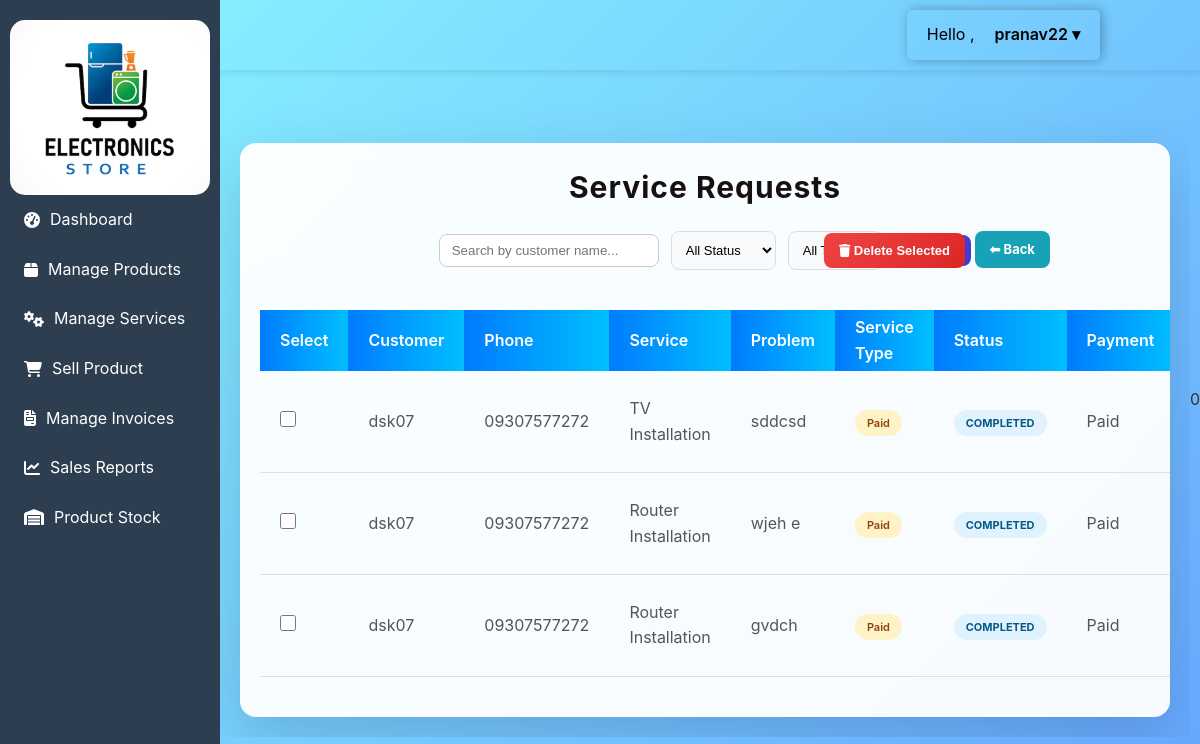
/service/requests/ (signed in), run on the app's committed database.
### core/models.py (models this page shows, shortened)
class ShopOwner(models.Model):
    sw_id = models.AutoField(primary_key=True)
    sw_uname = models.CharField(max_length=100, unique=True)
    email = models.EmailField(unique=True)
    password = models.CharField(max_length=255)
    phone_no = models.CharField(max_length=15)  # IntegerField not ideal for phone numbers
    address = models.CharField(max_length=150)
    reset_token = models.CharField(max_length=100, blank=True, null=True)

class ServiceRequest(models.Model):
    STATUS_CHOICES = [
        ('PENDING', 'Pending'),
        ('ACCEPTED', 'Accepted'),
        ('COMPLETED', 'Completed'),
        ('POSTPONED', 'Postponed'),
    ]
    problem = models.TextField(null=True, blank=True)   # ✅ must exist
    SERVICE_TYPE = [
        ('FREE', 'Free'),
        ('PAID', 'Paid'),
        ('WARRANTY', 'Warranty'),
    ]
    product_invoice = models.ForeignKey( InvoiceItem, on_delete=models.SET_NULL, null=True,blank=True)
    service = models.ForeignKey(Service, on_delete=models.CASCADE)
    customer = models.ForeignKey(Customer, on_delete=models.CASCADE)
    shop_owner = models.ForeignKey(ShopOwner,on_delete=models.CASCADE, null=True, blank=True)
    service_type = models.CharField(max_length=20, choices=SERVICE_TYPE)
    scheduled_date = models.DateField(null=True, blank=True)
    scheduled_time = models.TimeField(null=True, blank=True)
    status = models.CharField(max_length=20,
                              choices=STATUS_CHOICES,
                              default='PENDING')
    created_at = models.DateTimeField(auto_now_add=True)

class Customer(models.Model):
    c_id = models.AutoField(primary_key=True)
    u_name = models.CharField(max_length=20)
    password = models.CharField(max_length=128)
    email = models.EmailField(max_length=100)
    address = models.CharField(max_length=150)
    phone_no = models.CharField(max_length=15)

class Service(models.Model):
    STATUS_CHOICES = [
        ('Active', 'Active'),
        ('Inactive', 'Inactive'),
    ]
    SERVICE_TYPE = [
        ('INSTALL', 'Installation'),
        ('PERIODIC', 'Periodic'),
        ('WARRANTY', 'Warranty'),
        ('PAID', 'Paid'),
    ]
    s_id = models.AutoField(primary_key=True)
    s_name = models.CharField(max_length=100)
    shop_owner = models.ForeignKey(ShopOwner, on_delete=models.CASCADE)
    description = models.TextField(blank=True, null=True, help_text="More details")
    category = models.ForeignKey(Category, on_delete=models.CASCADE, related_name='services')
    cost = models.DecimalField(max_digits=10, decimal_places=2)
    status = models.CharField(max_length=10, choices=STATUS_CHOICES, default='Active')

### core/views.py (the view)
# urls.py: path('service/requests/', views.service_requests, name='service_requests'),
def service_requests(request):
    owner_session_id = request.session.get('shopowner_id')
    if not owner_session_id:
        return redirect('login')
    owner = ShopOwner.objects.filter(sw_id=owner_session_id).first()
    requests = ServiceRequest.objects.filter(shop_owner=owner)
    status = request.GET.get('status')
    service_type = request.GET.get('type')
    search = request.GET.get('search')
    if status:
        requests = requests.filter(status=status)
    if service_type:
        requests = requests.filter(service_type=service_type)
    if search:
        requests = requests.filter(customer__u_name__icontains=search)
    requests = requests.select_related(
        'customer',
        'service',
        'product_invoice__product'
    ).order_by('-id')
    return render(request, 'core/owner/service/service_req.html', {
        'requests': requests
    })

### core/views.py (called while the page is built)
def shopowner_context(request):
    owner = None
    if request.session.get('shopowner_id'):
        owner = ShopOwner.objects.filter(
            sw_id=request.session['shopowner_id']
        ).first()
    return {
        'shopowner': owner
    }

### core/templates/core/owner/service/service_req.html (shortened to what this page needs)
{% extends "core/base.html" %} {% load static %} {% block content %}
<link rel="stylesheet" href="{% static 'core/css/serv_req.css' %}" />
<div class="container">
  <h2 class="page-title">Service Requests</h2>
  <form method="get" class="filter-bar">
    <input
      type="text"
      name="search"
      placeholder="Search by customer name..."
      value="{{ request.GET.search }}"
      class="search-box"
    />
    <select name="status">
      <option value="">All Status</option>
    </select>
    <select name="type">
      <option value="">All Types</option>
    </select>
    <button type="submit" class="btn1"><i class="fas fa-filter"></i>
Filter</button>
  </form>
  <form method="post" action="{% url 'delete_multiple_requests' %}">
    <button type="submit" class="btn1 delete-btn"><i class="fa fa-trash"> </i> Delete Selected</button>
    <a href="{% url 'ser_list' %}" class="btn1 back-btn"> ⬅ Back </a>
    <div class="table-card">
      <table>
        <thead>
          <tr>
            <th>Select</th>
            <th>Customer</th>
            <th>Phone</th>
            <th>Service</th>
            <th>Problem</th>
            <th>Service Type</th>
            <th>Status</th>
            <th>Payment</th>
          </tr>
        </thead>
        <tbody>
          {% for r in requests %}
          <tr>
            <td>
              <input
                type="checkbox"
                name="selected_requests"
                value="{{ r.id }}"
              />
            </td>
            <td>{{ r.customer.u_name|default:"N/A" }}</td>
            <td>{{ r.customer.phone_no|default:"-" }}</td>
            <td>{{ r.service.s_name|default:"Manual Request" }}</td>
            <td>{{ r.problem|default:"Not provided" }}</td>
            <td>
              {% if r.service_type == "WARRANTY" %}
              <span class="badge warranty">Warranty</span>
              {% else %}
              <span class="badge paid">Paid</span>
              {% endif %}
            </td>
            <td>
              <span class="status {{ r.status|lower }}"> {{ r.status }} </span>
            </td>
            <td>
              {% if r.serviceinvoice and r.serviceinvoice.is_paid %}
              <span class="paid">Paid</span>
              {% else %}
              <span class="pending">Pending</span>
              {% endif %}
            </td>
          </tr>
          {% empty %}
          <tr>
            <td colspan="10" class="empty-row">
              No Service Requests Available
            </td>
          </tr>
          {% endfor %}
        </tbody>
      </table>
    </div>
  </form>
</div>
{% endblock %}

### core/templates/core/base.html (shortened to what this page needs)
<!doctype html>
<html lang="en">
  <head>
    {% load static %}
    <link rel="stylesheet" href="{% static 'core/css/style.css' %}" />
    <link rel="stylesheet" href="{% static 'core/css/login.css' %}" />
    <link rel="stylesheet" href="{% static 'core/css/base.css' %}" />
  </head>
  <body>
    <header class="app-header">
        <div class="upper-nav">
          <p class="welcome">Hello ,</p>
          <div class="profile-menu">
            <span class="profile-name"> {{ shopowner.sw_uname }} ▾ </span>
          </div>
        </div>
    </header>
    <div class="side-nav">
      <img src="{% static '/image/e-shop.png' %}" alt="" />
      <a
        href="{% url 'shop_analysis' %}"
        class="{% if request.path == '/dash' %}active{% endif %}"
        ><i class="fas fa-tachometer-alt"></i> Dashboard</a
      >
      <a
        href="{% url 'manage_prod' %}"
        class="{% if request.path == '/products/manage' %}active{% endif %}"
        ><i class="fas fa-box"></i> Manage Products</a
      >
      <a
        href="{% url 'ser_list' %}"
        class="{% if request.path == '/services' %}active{% endif %}"
        ><i class="fas fa-cogs"></i> Manage Services</a
      >
      <a href="{% url 'sell_product' %}"
        ><i class="fas fa-shopping-cart"></i> Sell Product</a
      >
      <a href="{% url 'invoice_list' %}"
        ><i class="fas fa-file-invoice"></i> Manage Invoices</a
      >
      <a href=" {% url 'sales_report' %}"
        ><i class="fas fa-chart-line"></i> Sales Reports</a
      >
      <a href=" {% url 'product_stock' %}"
        ><i class="fas fa-warehouse"></i> Product Stock</a
      >
    </div>
    <div class="main-content">
      {% block content %}{% csrf_token %}{% endblock %}
    </div>
    <span id="notif-count">0</span>
  </body>
</html>

### core/static/core/css/style.css (style rules this page uses)
* { margin: 0; padding: 0; box-sizing: border-box; }
body { font-family: 'Segoe UI', Tahoma, Geneva, Verdana, sans-serif; background-color: #f5f7fa; color: #333; line-height: 1.6; }
.main-content { flex: 1; padding: 40px; overflow-y: auto; }

### core/static/core/css/login.css (style rules this page uses)
body { font-family: "Segoe UI", Tahoma, Geneva, Verdana, sans-serif; background: linear-gradient(135deg, #89f7fe 0%, #66a6ff 100%); min-height: 100vh; margin: 0; display: flex; align-items: center; justify-content: center; }

### core/static/core/css/base.css (style rules this page uses)
body { display: flex; margin: 0; font-family: Arial, sans-serif; }
.side-nav { width: 220px; background: #2c3e50; color: white; height: 100vh; position: fixed; top: 0; left: 0; display: flex; flex-direction: column; padding-top: 20px; position: fixed; top: 0; left: 0; right: 0; z-index: 1000; }
.side-nav a { color: white; text-decoration: none; padding: 12px 20px; display: flex; align-items: center; gap: 10px; transition: 0.3s; border-left: 4px solid transparent; }
.main-content { margin-left: 220px; padding: 20px; width: 100%; }
img { min-width: 10px; min-height: 10px; border: 1px; margin-left: 10px; margin-right: 10px; border-radius: 15px; }
.upper-nav { display: flex; justify-content: flex-end; align-items: center; padding: 12px 20px; border-radius: 5px; color: #020101; position: absolute; right: 100px; top: 10px; box-shadow: 2px 0 12px rgba(0, 0, 0, 0.3); }
.welcome { font-size: 16px; margin-right: 20px; }
.profile-menu { position: relative; cursor: pointer; }
.profile-name { font-weight: 600; }
.app-header { position: fixed; top: 0; left: 0; right: 0; height: 60px; background: linear-gradient(to right, #7ee8fa ); display: flex; align-items: center; justify-content: space-between; padding: 35px 25px; z-index: 1000; box-shadow: 0 2px 8px rgba(0,0,0,0.1); }

### core/static/core/css/serv_req.css (style rules this page uses)
body { font-family: "Inter", "Segoe UI", sans-serif; background: linear-gradient(135deg, #89f7fe 0%, #66a6ff 100%); margin: 0; padding: 0; }
.container { width: 100%; background: rgba(255, 255, 255, 0.95); backdrop-filter: blur(12px); border-radius: 16px; box-shadow: 0 20px 60px rgba(0,0,0,0.15); padding-bottom: 20px; overflow: hidden; margin-top: 60px; }
.page-title { margin: 0; }
.page-title { font-size: 30px; font-weight: 700; text-align: center; padding: 20px; color: rgb(22, 16, 16); letter-spacing: 1px; }
.filter-bar { display: flex; justify-content: center; align-items: center; gap: 12px; margin-bottom: 20px; flex-wrap: wrap; }
.search-box { padding: 8px 12px; border-radius: 8px; border: 1px solid #ccc; width: 220px; }
.filter-bar select { padding: 10px; border-radius: 8px; border: 1px solid #ddd; background: #f9fafb; font-size: 13px; transition: 0.2s; }
.btn1 { padding: 8px 14px; border-radius: 8px; font-size: 13px; font-weight: 600; border: none; cursor: pointer; text-decoration: none; transition: all 0.25s ease; }
.back-btn { background: #17a2b8; color: white; text-decoration: none; margin-top: 8px; padding: 8px 15px; font-weight: bold; text-align: center; position: absolute; right: 120px; top: 80px; }
.filter-bar .btn1 { background: linear-gradient(135deg,#4f46e5,#4338ca); color: white; }
.delete-btn { margin: 10px 15px; padding: 10px 15px; background: linear-gradient(135deg,#ef4444,#dc2626); color: white; position: absolute; right: 190px; top: 80px; }
.table-card { padding: 20px; overflow-x: auto; }
table { width: 100%; border-collapse: collapse; }
thead { background: linear-gradient(135deg,#6366f1,#4f46e5); color: white; }
thead th { padding: 5px 20px; background: linear-gradient(90deg, #007bff, #00bfff); color: #fff; font-weight: 600; text-align: left; }
tbody td { padding: 12px 20px; border-bottom: 1px solid #e0e0e0; color: #555; }
tbody tr { transition: all 0.25s ease; cursor: pointer; }
input[type="checkbox"] { width: 16px; height: 16px; accent-color: #6366f1; cursor: pointer; }
.badge { padding: 6px 12px; border-radius: 20px; font-size: 11px; font-weight: 600; }
.badge.paid { background: #fef3c7; color: #92400e; }
.status { padding: 6px 12px; border-radius: 20px; font-size: 11px; font-weight: 700; }
.status.completed { background: #e0f2fe; color: #075985; }

### data on the page
ShopOwner: sw_uname "pranav22"
ServiceRequest: customer.u_name "dsk07", customer.phone_no "09307577272", service.s_name "TV Installation", problem "sddcsd", service_type "Paid", status "COMPLETED"
ServiceRequest: customer.u_name "dsk07", customer.phone_no "09307577272", service.s_name "Router Installation", problem "wjeh e", service_type "Paid", status "COMPLETED"
ServiceRequest: customer.u_name "dsk07", customer.phone_no "09307577272", service.s_name "Router Installation", problem "gvdch", service_type "Paid", status "COMPLETED"
